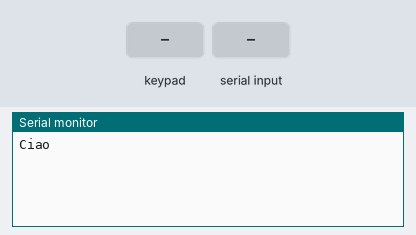
This sketch was run on a simulated Arduino Uno, built with avr-gcc and run on an emulated ATmega328P. On the bench: the last lines printed to the serial monitor. Inputs (shaded band) come from the test bench.

Above: at 1.2 s.
1.3 s: key '0' pressed
At 2.5 s:
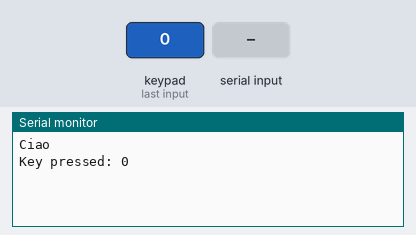
2.8 s: keypad keys 2 3 4 5 A pressed 0.4 s apart
At 5.1 s:
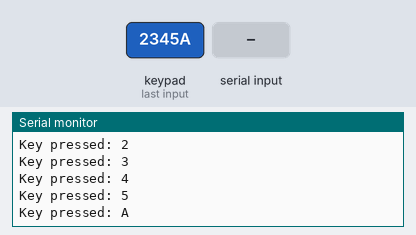
6.3 s: "1\n" received over the second serial link
At 6.6 s:
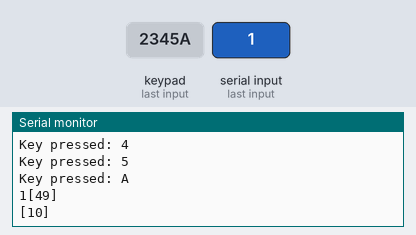
7.8 s: key 'B' pressed
At 8.9 s:
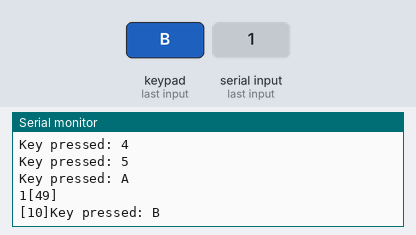
9.3 s: keypad keys 2 3 4 5 D pressed 0.4 s apart
At 11.4 s:
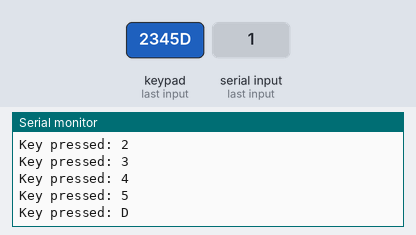
12.8 s: key 'C' pressed
At 13.8 s:
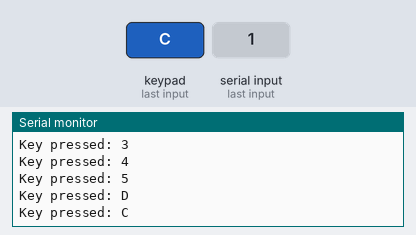
Timing chart, 0 to 15.3 s (numbered marks = the images above; inputs shaded):
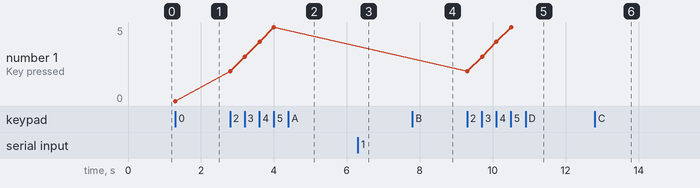

Measured:
- after the input at 1.3 s, the serial monitor: prints a new line at once (image 1)
- after the input at 2.8 s, the serial monitor: prints a new line at once (image 2)
- after the input at 6.3 s, the serial monitor: prints a new line at once (image 3)
- after the input at 7.8 s, the serial monitor: prints a new line at once (image 4)
- after the input at 9.3 s, the serial monitor: prints a new line at once (image 5)
- after the input at 12.8 s, the serial monitor: prints a new line at once (image 6)
- plotted number 1: 0 → 5 after the input at 2.8 s

The sketch:

04_keypad_encode.ino
```cpp
#include <Keypad.h>
#include <SoftwareSerial.h>

// ================================================ Setup Keypad
const byte ROWS = 4; //four rows
const byte COLS = 4; //three columns
char keys[ROWS][COLS] = {
  {'0', '1', '2', '3'},
  {'4', '5', '6', '7'},
  {'8', '9', 'A', 'B'},
  {'C', 'D', 'E', 'F'}
};
byte rowPins[ROWS] = {2,3,4,5};   //connect to the row pinouts of the keypad
byte colPins[COLS] = {6,7,8,9}; //connect to the column pinouts of the keypad

Keypad keypad = Keypad( makeKeymap(keys), rowPins, colPins, ROWS, COLS );

// ================================================ Setup Serial
SoftwareSerial node(11, 12); // RX, TX
String nodeMessage;
//nodeMessage.reserve(32);

// =================================================
// Send message about pressed key on softwar serial link
void setup(){
  // setup console
  Serial.begin(9600);
  Serial.println("Ciao");

  // set data rate for the SoftwareSerial port
  node.begin(4800);
}

void loop(){
  char key = keypad.getKey();
  if (key != NO_KEY){
    Serial.print("Key pressed: ");
    Serial.println(key);
    node.println(key);
    nodeMessage = "";
  }
  while (node.available()) {
    byte b = node.read();
    char c = char(b);
    Serial.print(c);
    Serial.print("["); Serial.print(b); Serial.print("]");
    if (b == 13) {
      Serial.println();
      Serial.print("Message: ");
      Serial.println(nodeMessage);
      nodeMessage = "";
    } else {
      nodeMessage += c;
    }
  }
}
```
